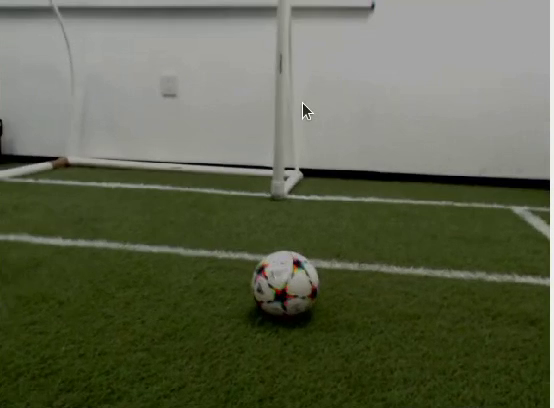
#> input picture frame 69 of ComputerVision/CROP.mp4, 554 x 408 px, given in place of VIDPRUEBA.mp4, which was not available
$ python Blobdetection.py   (older library calls are emulated)
#> lines starting #> are read from the running program, lines starting #| are printed output that depends on the picture; after the words box and inside, x2 and y2 are one past the last pixel; in counts of white or black regions, pixels touching at a corner belong together; pictures that were not available may be replaced by others from this repository, and a replacement may not be noted
#!/usr/bin/env python2.7


import numpy as np
import cv2
import math
import os

def erase_lines(frame):

    green_lower = (23, 40, 33)
    green_upper = (61, 255, 255)
    white_lower = (0, 0, 150)
    white_upper = (88, 90, 234)

    frame = cv2.resize(frame, dsize=(640, 480), interpolation=cv2.INTER_CUBIC)
    hsv_frame = cv2.cvtColor(frame, cv2.COLOR_BGR2HSV)
    dummy_mask = np.zeros_like(cv2.cvtColor(frame, cv2.COLOR_BGR2GRAY))

    hsv = cv2.inRange(hsv_frame, white_lower, white_upper) #mascara donde solo quedará en blanco lo blanco
    mask = hsv

    _, umbral = cv2.threshold(hsv, 250, 255, cv2.THRESH_BINARY)
    # Additional processing...

    # LINEA ENTERA####
    img = cv2.GaussianBlur(mask, (7, 7), 0)
    edges = cv2.Canny(img, 50, 150, apertureSize=5)
    lines2 = cv2.HoughLines(edges, 1, 3.141592 / 180, 90)

    if lines2 is not None:
        for line in lines2:
            rho, theta = line[0]

            # Filter out horizontal lines (near horizontal)
            if np.abs(theta) > np.pi / 4 and np.abs(theta - np.pi) > np.pi / 4:
                a = np.cos(theta)
                b = np.sin(theta)
                x0 = a * rho
                y0 = b * rho
                x1 = int(x0 + 1000 * (-b))
                y1 = int(y0 + 1000 * (a))
                x2 = int(x0 - 1000 * (-b))
                y2 = int(y0 - 1000 * (a))
                cv2.line(dummy_mask, (x1, y1), (x2, y2), (255, 255, 255), 10)

    ####3GREEN DETECTION #####
    hsv = cv2.inRange(hsv_frame, green_lower, green_upper)
    mask2 = cv2.erode(hsv, np.ones((7, 7), np.uint8))
    mask2 = cv2.dilate(mask2, np.ones((4, 4), np.uint8))
    _, umbral = cv2.threshold(hsv, 250, 255, cv2.THRESH_BINARY_INV)
    mask2 = cv2.erode(umbral, np.ones((7, 7), np.uint8))
    mask2 = cv2.dilate(mask2, np.ones((3, 3), np.uint8))

    final = mask2-dummy_mask  # White reduction

    # Display images
    cv2.imshow("White mask", mask)
    cv2.imshow("Green detection", mask2)
    cv2.imshow("Final Result", final)
    return mask2


def blob(green):

    params = cv2.SimpleBlobDetector_Params()
    # Change thresholds
    params.minThreshold = 10
    params.maxThreshold = 200

    # Filter by Area.
    params.filterByArea = True
    params.minArea = 1500

    # Filter by Circularity
    params.filterByCircularity = True
    params.minCircularity = 0.5

    # Filter by Convexity
    params.filterByConvexity = True
    params.minConvexity = 0.87

    # Filter by Inertia
    params.filterByInertia = True
    params.minInertiaRatio = 0.01

    # Create a detector with the parameters
    ver = (cv2.__version__).split('.')
    if int(ver[0]) < 3 :
        detector = cv2.SimpleBlobDetector(params)
    else :
        detector = cv2.SimpleBlobDetector_create(params)

    # Detect blobs.
    #im = cv2.cvtColor(green, cv2.COLOR_BGR2HSV)
    # Detect blobs.
    reversemask = 255 - green
    keypoints = detector.detect(reversemask)

    # Draw detected blobs as red circles.
    # cv2.DRAW_MATCHES_FLAGS_DRAW_RICH_KEYPOINTS ensures the size of the circle corresponds to the size of blob
    im_with_keypoints = cv2.drawKeypoints(green, keypoints, np.array([]), (0,0,255), cv2.DRAW_MATCHES_FLAGS_DRAW_RICH_KEYPOINTS)

    # Show keypoints
    cv2.imshow("Keypoints", im_with_keypoints)
    #return keypoints, reversemask

def find_top_border(image):
    # Convert the image to HSV
    hsv = cv2.cvtColor(image, cv2.COLOR_BGR2HSV)

    # Define the lower and upper bounds for the green color
    lower_green = (23, 40, 33)
    upper_green = (61, 255, 255)

    # Threshold the image to extract the green color
    green_mask = cv2.inRange(hsv, lower_green, upper_green)

     # Display the green mask for visualization
    cv2.imshow("Green Mask", green_mask)

    # Find contours in the green mask
    contours, _ = cv2.findContours(green_mask, cv2.RETR_EXTERNAL, cv2.CHAIN_APPROX_SIMPLE)

    if contours:
        # Find the contour with the minimum y-coordinate (top border)
        min_y = min(contours, key=lambda c: cv2.boundingRect(c)[1])[0][0][1]
        return min_y
    else:
        return 0  # Default to 0 if no contours are foun

def main():
    # Open a connection to the webcam (use 0 for default webcam)
    cap = cv2.VideoCapture("C:/Users/lizet/Downloads/VIDPRUEBA.mp4")
    while True:
        # Read a frame from the webcam
        ret, frame = cap.read()
#> frame is the input picture: shape (408, 554, 3); mean B, G, R 76.3, 99.3, 93.8
        frame = cv2.resize(frame, dsize=(800, 480), interpolation=cv2.INTER_CUBIC)
#> frame: shape (480, 800, 3)

        # Find the top border of the grass
        top_border = find_top_border(frame)
#> in find_top_border, `hsv = cv2.cvtColor(image, cv2.COLOR_BGR2HSV)`: hsv: shape (480, 800, 3); mean H, S, V 35.5, 101.4, 99.5
#> in find_top_border, `green_mask = cv2.inRange(hsv, lower_green, upper_green)`:
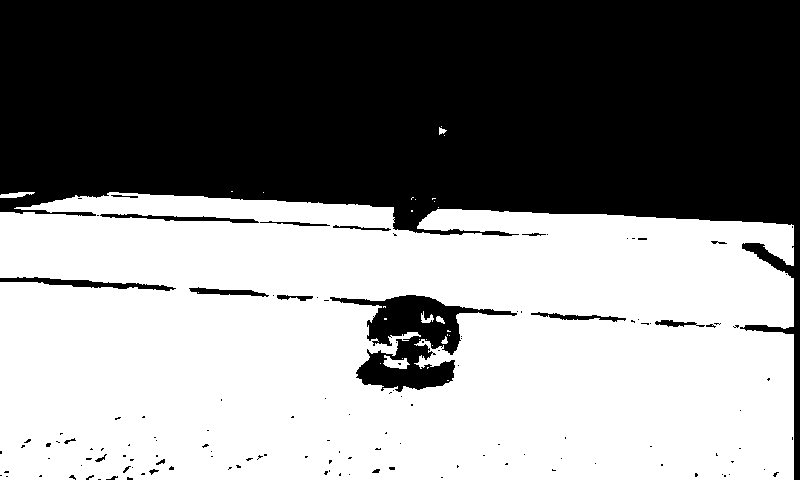
#> green_mask: shape (480, 800); 53.1% white; 132 black regions (111 under 20 px)
#> in find_top_border, `contours, _ = cv2.findContours(green_mask, cv2.RETR_EXTERNAL, cv2.CHAI..`: contours = 13 contours, 10 with area under 20; largest, box (x1, y1, x2, y2) and area: (0, 192, 794, 480) 211544, (0, 192, 35, 198) 98, (439, 127, 447, 135) 24
#> in find_top_border, `min_y = min(contours, key=lambda c: cv2.boundingRect(c)[1])[0][0][1]`: min_y = 126
#> top_border = 126

        # Display the top border for visualization
        cv2.line(frame, (0, top_border), (frame.shape[1], top_border), (0, 255, 255), 2)
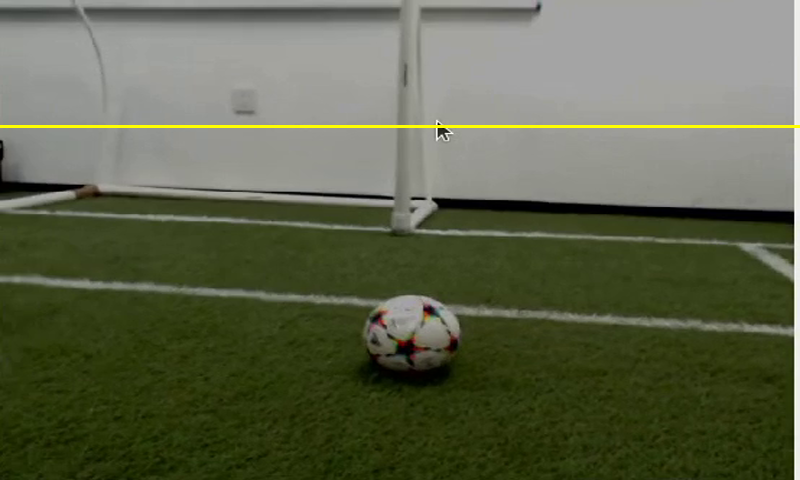
#> frame: shape (480, 800, 3); mean B, G, R 75.4, 100, 94.4
        cv2.imshow("border", frame)

        green= erase_lines(frame)
#> in erase_lines, `hsv_frame = cv2.cvtColor(frame, cv2.COLOR_BGR2HSV)`: hsv_frame: shape (480, 640, 3); mean H, S, V 35.4, 103, 100.1
#> in erase_lines, `hsv = cv2.inRange(hsv_frame, white_lower, white_upper)`: hsv: shape (480, 640); 29.8% white; 73 white regions (54 under 20 px), largest, box (x1, y1, x2, y2) and area: (327, 0, 636, 125) 36040, (0, 25, 320, 125) 27863, (328, 128, 634, 226) 11734
#> in erase_lines, `img = cv2.GaussianBlur(mask, (7, 7), 0)`:
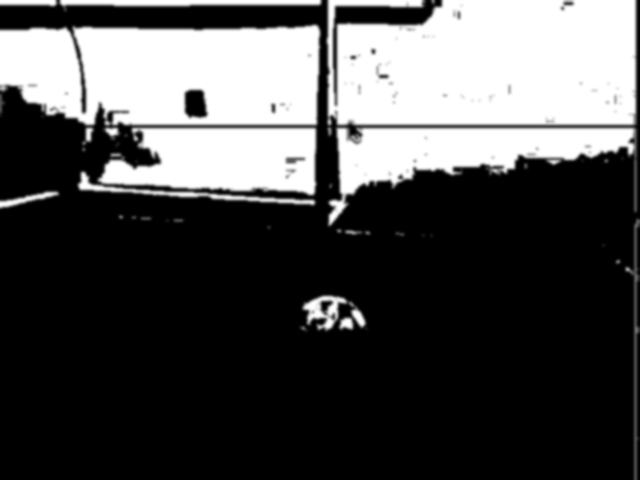
#> img: shape (480, 640); min 0, max 255, mean 76
#> in erase_lines, `edges = cv2.Canny(img, 50, 150, apertureSize=5)`:
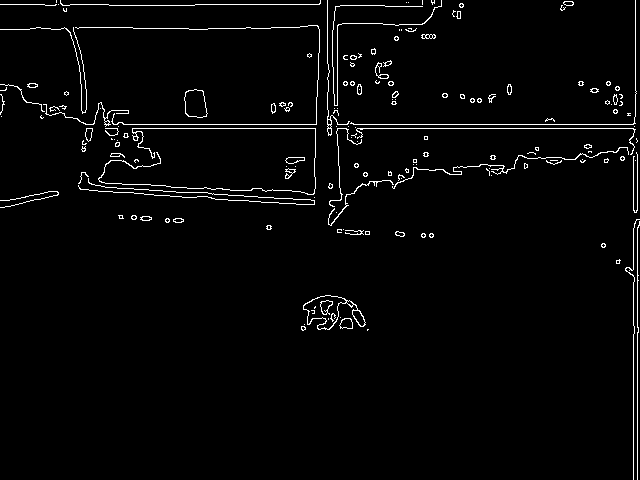
#> edges: shape (480, 640); 2.5% white in thin lines or dots
#> in erase_lines, `lines2 = cv2.HoughLines(edges, 1, 3.141592 / 180, 90)`: lines2 = 36 rows, first 8: [124, 1.57], [128, 1.57], [637, 0], [633, 0], [4, 1.57], [183, 1.64], [28, 1.57], [-1, 1.59]
#> the loop in erase_lines, `for line in lines2:` made 36 passes
#> (rho, theta, a, b, x0, y0, x1, y1) on passes 1, 2, 5, 6, 7, 8, 9, 11, 12, 13, 18, 20: (124, 1.57, 3.14e-07, 1, 3.89e-05, 124, -999, 124), (128, 1.57, 3.14e-07, 1, 4.02e-05, 128, -999, 128), (4, 1.57, 3.14e-07, 1, 1.26e-06, 4, -999, 4), (183, 1.64, -0.0698, 0.998, -12.77, 182.6, -1010, 112), (28, 1.57, 3.14e-07, 1, 8.79e-06, 28, -999, 28), (-1, 1.59, -0.0175, 1, 0.0175, -1, -999, -18), (29, 1.55, 0.0175, 1, 0.506, 29, -999, 46), (121, 1.59, -0.0175, 1, -2.11, 121, -1001, 103), (178, 1.64, -0.0698, 0.998, -12.42, 177.6, -1009, 107), (133, 1.55, 0.0175, 1, 2.32, 133, -997, 150), (8, 1.55, 0.0175, 1, 0.14, 8, -999, 25), (135, 1.55, 0.0175, 1, 2.36, 135, -997, 152)
#> (rho, theta) on passes 3, 4, 10, 14, 15, 16: (637, 0), (633, 0), (320, 0.0349), (636, 0.0175), (640, 0.0175), (635, 0)
#> after the loop in erase_lines, `for line in lines2:`:
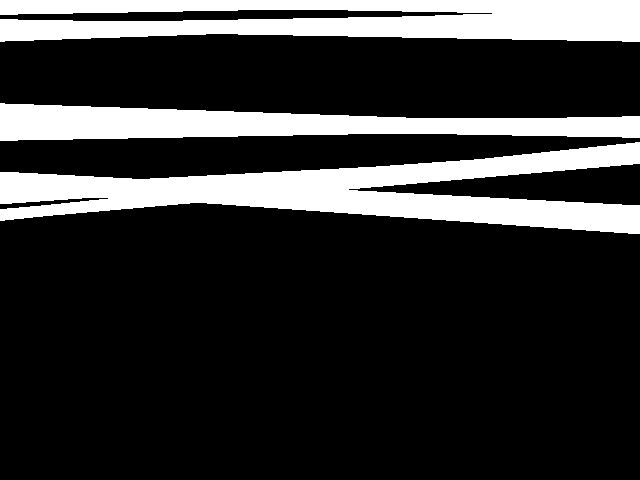
#> dummy_mask: shape (480, 640); 20.1% white; 3 white regions, box (x1, y1, x2, y2) and area: (0, 142, 640, 234) 25677, (0, 0, 640, 42) 20954, (0, 103, 640, 141) 15097
#> in erase_lines, `hsv = cv2.inRange(hsv_frame, green_lower, green_upper)`:
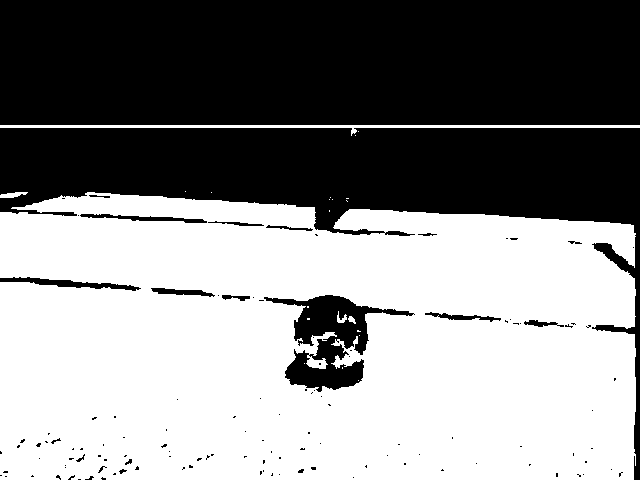
#> hsv: shape (480, 640); 53.7% white; 123 black regions (104 under 20 px), largest, box (x1, y1, x2, y2) and area: (0, 0, 640, 125) 80000, (0, 128, 640, 480) 53926, (264, 295, 415, 392) 5468
#> in erase_lines, `mask2 = cv2.erode(hsv, np.ones((7, 7), np.uint8))`: mask2: shape (480, 640); 47.2% white; 9 white regions (7 under 20 px), largest, box (x1, y1, x2, y2) and area: (0, 212, 633, 480) 141527, (36, 197, 312, 225) 3490
#> in erase_lines, `mask2 = cv2.dilate(mask2, np.ones((4, 4), np.uint8))`: mask2: shape (480, 640); 50% white; 7 white regions (2 under 20 px), largest, box (x1, y1, x2, y2) and area: (0, 211, 635, 480) 148930, (35, 196, 314, 227) 4429, (346, 353, 359, 364) 74, (307, 348, 316, 353) 40, (311, 362, 318, 367) 32
#> in erase_lines, `mask2 = cv2.erode(umbral, np.ones((7, 7), np.uint8))`: mask2: shape (480, 640); 41.6% white; 10 white regions (3 under 20 px), largest, box (x1, y1, x2, y2) and area: (0, 0, 640, 122) 78080, (0, 131, 640, 480) 47192, (298, 298, 364, 343) 1308
#> in erase_lines, `mask2 = cv2.dilate(mask2, np.ones((3, 3), np.uint8))`: mask2: shape (480, 640); 42.7% white; 8 white regions, largest, box (x1, y1, x2, y2) and area: (0, 0, 640, 123) 78720, (0, 130, 640, 480) 49083, (297, 297, 365, 344) 1672
#> in erase_lines, `final = mask2-dummy_mask`:
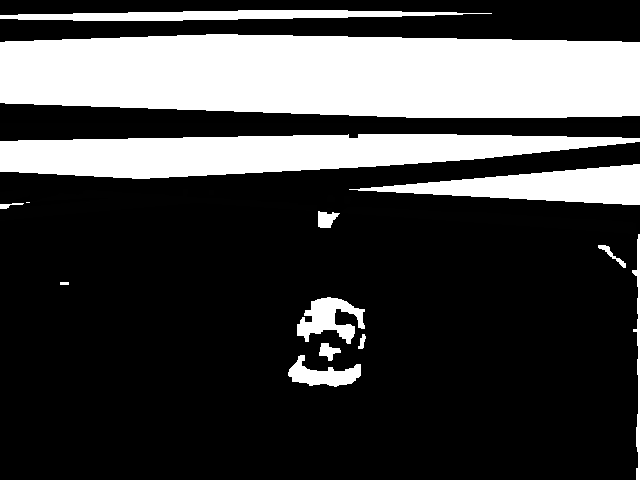
#> final: shape (480, 640); min 0, max 255, mean 67
        blob(green)
#> in blob, `ver = (cv2.__version__).split('.')`: ver = ['4', '13', '0']
#> in blob, `keypoints = detector.detect(reversemask)`: keypoints = ()

        if not ret:
            break
        # Exit when 'q' key is pressed
        if cv2.waitKey(1) & 0xFF == ord('q'):
#> (key q is pressed here)
            break

    # Release the webcam and close all windows
    cap.release()
    cv2.destroyAllWindows()

if __name__ == "__main__":
    main()

$ run again, starting later in the video
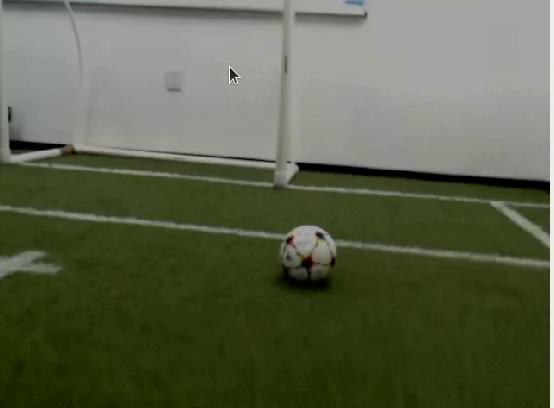
#> input picture frame 556 of ComputerVision/CROP.mp4, 554 x 408 px, given in place of VIDPRUEBA.mp4, which was not available
#> in main, frame is the input picture: shape (408, 554, 3); mean B, G, R 73.8, 97.7, 91.3
#> in find_top_border, `green_mask = cv2.inRange(hsv, lower_green, upper_green)`:
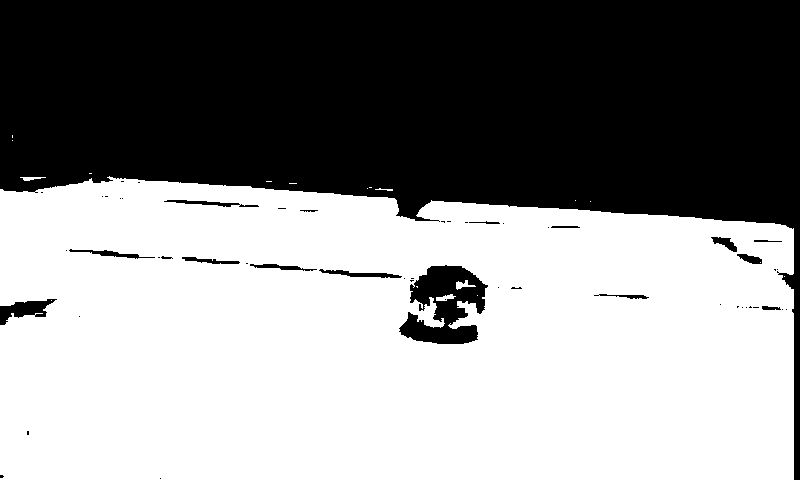
#> green_mask: shape (480, 800); 56.1% white; 53 black regions (36 under 20 px)
#> contours = 14 contours, 12 with area under 20; largest, box (x1, y1, x2, y2) and area: (0, 176, 794, 480) 220192, (20, 177, 46, 181) 34
#> min_y = 135
#> hsv_frame: shape (480, 640, 3); mean H, S, V 41.9, 107, 98.5
#> edges: shape (480, 640); 2.2% white in thin lines or dots
#> lines2 = 32 rows, first 8: [133, 1.57], [137, 1.57], [637, 0], [633, 0], [24, 1.59], [163, 1.66], [-3, 1.61], [18, 1.61]
#> the loop in erase_lines, `for line in lines2:` made 32 passes
#> (rho, theta, a, b, x0, y0, x1, y1) on passes 1, 2, 5, 6, 7, 8, 10, 11: (133, 1.57, 3.14e-07, 1, 4.18e-05, 133, -999, 133), (137, 1.57, 3.14e-07, 1, 4.3e-05, 137, -999, 137), (24, 1.59, -0.0175, 1, -0.419, 24, -1000, 6), (163, 1.66, -0.0872, 0.996, -14.21, 162.4, -1010, 75), (-3, 1.61, -0.0349, 0.999, 0.105, -3, -999, -37), (18, 1.61, -0.0349, 0.999, -0.628, 17.99, -1000, -16), (162, 1.64, -0.0698, 0.998, -11.3, 161.6, -1008, 91), (129, 1.59, -0.0175, 1, -2.25, 129, -1002, 111)
#> umbral: shape (480, 640); 43.3% white; 51 white regions (33 under 20 px), largest, box (x1, y1, x2, y2) and area: (0, 0, 640, 134) 85760, (0, 137, 640, 480) 41808, (319, 265, 390, 344) 3252
#> in erase_lines, `final = mask2-dummy_mask`:
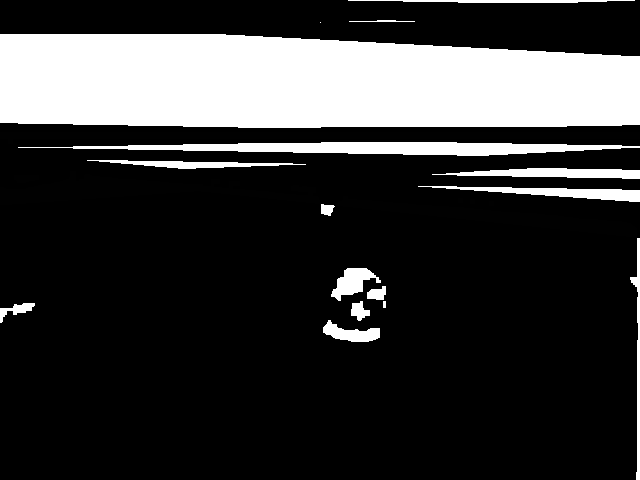
#> final: shape (480, 640); min 0, max 255, mean 55.4
#> ver = ['4', '13', '0']
#> reversemask: shape (480, 640); 59.5% white; 8 black regions, largest, box (x1, y1, x2, y2) and area: (0, 0, 640, 132) 84480, (0, 139, 640, 480) 37876, (331, 268, 381, 301) 806
#> keypoints = ()
